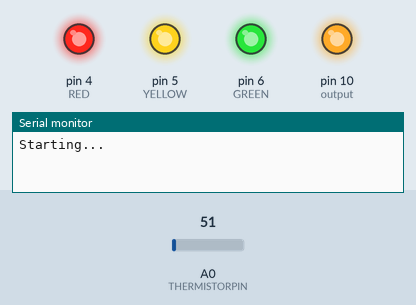
This sketch was run on a simulated Arduino Uno, built with avr-gcc and run on an emulated ATmega328P. On the bench: output pins drawn as LEDs (lit = HIGH), the last lines printed to the serial monitor. The test bench sets the inputs (shaded band); at power-on: A0 (THERMISTORPIN) = 51.

Above: at 0.1 s.
At 0.6 s:
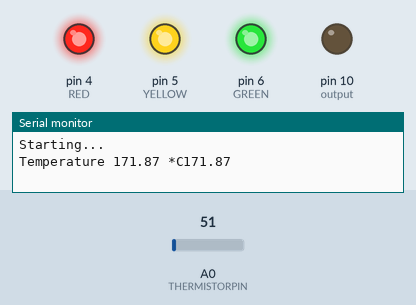
Timing chart, 0 to 2.4 s (numbered marks = the images above):
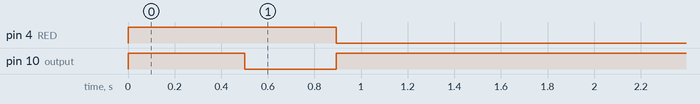

Measured:
- by itself, pin 4 (RED): HIGH → LOW at 0.89 s
- by itself, pin 10 (output): HIGH → LOW at 0.50 s, → HIGH 0.39 s later

The sketch:

ICE.ino
```cpp
#include <EEPROM.h>
#include <TimerOne.h>
#include <SimpleTimer.h>

#define RED 4
#define YELLOW 5
#define GREEN 6

#define THERMISTORPIN A0
// resistance at 25 degrees C
#define THERMISTORNOMINAL 10000
// temp. for nominal resistance (almost always 25 C)
#define TEMPERATURENOMINAL 25
// how many samples to take and average, more takes longer
// but is more 'smooth'
#define NUMSAMPLES 50
// The beta coefficient of the thermistor (usually 3000-4000)
#define BCOEFFICIENT 3950
// the value of the 'other' resistor
#define SERIESRESISTOR 10000

// Debug mode: print algorithm status through the serial port
unsigned int debug = 1;
unsigned int repeatStatusHeader = 100;  // Repeat status header every ... (0-no)
unsigned int statusCount = 1;

// IO pins
const int output = 10;         // PWM output
const int tempPin = A0;        // temperature sensor input

// PWM parameters

// PWM cycle in us
//     us    Freq
//     40    25 KHz   - PWM-controlled fan
//    100    10 KHz
//   1000     1 KHz
//  10000   100 Hz
float cycle = 40;
float dutyMin = 0.0;        // Minimum duy cycle value (some PWM fans need this)
float dutyMax = 100.0;      // Maximum duty cycle value
float duty = dutyMin;       // Initial duty cycle in %
bool dutyInv = false;       // True - invert duty output

// Control parameters
float temp;                 // Filtered (pre-processed) temperature
float tempRaw;              // Temperature read from sensor
float temp0;                // Previous filtered temperature
const float tempMax = 100;  // Maximum allowed target temperature
const float tempMin = 10;   // Minimum allowed target temperature
float targetTemp = 30;    // Initial target temperature
float targetTemp0 = targetTemp;    // Target temperature in the previous cycle

// Sample PID control values
// Interval   kp   ki   kd   applications  stars (* good ** very good *** excelent)
// ---------------------------------------------
//   5000   25  1.2   20  -  small fan in a box (**)
//  10000    5  0.8   10
//  10000   10  0.8   40
//   5000   20  0.4   20  -  fridge
//   5000   10  0.4   10  -  fridge, box (**)
//   5000   15  0.3   20  -
const int controlInterval = 250; // Control loop time interval in ms
float kp = 25;            // Proportional factor power% / C    (5 - 40)     25
float ki = 1.5;           // Integral factor power%/(C * s)    (0.1 - 2)       1
float kd = 50;            // Derivative factor power% * s / C  (0 - 40)    50
float softTemp = 0.5;     // Teemperature softening factor 0<softTemp<=1 (1 no soft)
float delta;              // temp - targetTemp
float dutyInt = 0;        // Integral component
float dutyProp;           // Proportional component
float dutyDer;            // Derivative component
float propMax = 150.0;    // Maximum proportional control component
float intMax = 100.0;     // Maximum integral control component
float derMax = 100.0;     // Maximum derivative control component
float duty0 = 0;          // Duty value in the previous cycle
float dutyKick = 50;      // Minimum duty to start fan from stop
float dutyOff = 3;        // Minimum duty that makes the fan to stop moving
float dutyOn = 8;         // Minimum duty value to force the fan to run
unsigned int fanOff = 0;  // Guessed fan state 1 - fan is off

  ///////////////////////////
 ////  Initial objects  ////
///////////////////////////

// Timed functions timer
SimpleTimer timer;

  ////////////////////////////
 ////  Helper functions  ////
////////////////////////////

int samples[NUMSAMPLES];

float getTempLM35(int analogPin)
{
  uint8_t i;
  float average;

  // take N samples in a row, with a slight delay
  for (i=0; i< NUMSAMPLES; i++) {
   samples[i] = analogRead(THERMISTORPIN);
   delay(1);
  }

  // average all the samples out
  average = 0;
  for (i=0; i< NUMSAMPLES; i++) {
     average += samples[i];
  }
  average /= NUMSAMPLES;

  //Serial.print("Average analog reading ");
  //Serial.println(average);

  // convert the value to resistance
  average = 1023*4 / average - 1;
  average = SERIESRESISTOR / average;
  //Serial.print("Thermistor resistance ");
  //Serial.println(average);

  float steinhart;
  steinhart = average / THERMISTORNOMINAL;     // (R/Ro)
  steinhart = log(steinhart);                  // ln(R/Ro)
  steinhart /= BCOEFFICIENT;                   // 1/B * ln(R/Ro)
  steinhart += 1.0 / (TEMPERATURENOMINAL + 273.15); // + (1/To)
  steinhart = 1.0 / steinhart;                 // Invert
  steinhart -= 273.15;                         // convert to C

  Serial.print("Temperature ");
  Serial.print(steinhart);
  Serial.print(" *C");
  return steinhart;
}

////  PID control loop  ////

void controlLoopPID()
{
  // Read sensor temperature
  tempRaw = getTempLM35(tempPin);
  // Pre-process raw temperature. Average with previous temp using a
  // softening factor
  temp = tempRaw * softTemp + temp0 * (1 - softTemp);
  if ((tempRaw - temp >= 1.0) || (temp - tempRaw >= 1.0)) {
    temp = tempRaw;
  }
  Serial.print("    temp: ");
  Serial.print(temp);

  //
  delta = temp - targetTemp;

  // Calculate proportional component
  dutyProp = constrain(kp * delta, -propMax, propMax);
  // Experiment: cuadratic proportional component: faster response for
  // high deltas
  // dutyProp = kp/2.0 * delta * (1 + abs(delta));
  // dutyProp = constrain(dutyProp, -propMax, propMax);

  // Integral component
  dutyInt = dutyInt + ki * (controlInterval/1000.0) * delta;
  dutyInt = constrain(dutyInt, 40.0, intMax);

  // Derivative component
  dutyDer = kd * (temp - temp0) / controlInterval * 1000;
  dutyDer = constrain(dutyDer, -derMax, derMax);

  // Combine all control components
  duty = dutyProp + dutyInt + dutyDer;

  Serial.print("    P: ");
  Serial.print(dutyProp);
  Serial.print("    I: ");
  Serial.print(dutyInt);
  Serial.print("    D: ");
  Serial.print(dutyDer);

  // Experiment: make derivative comp. be stored in integral part
  //dutyInt = dutyInt + dutyDer;
  //duty = dutyProp + dutyInt;

  // Duty limits
  duty = constrain(duty, dutyMin, dutyMax);

  // Experiment: trim integral component when applying duty limits
  //  if (duty > dutyMax) {
  //    dutyInt = dutyInt - (duty - dutyMax);
  //    duty = dutyMax;
  //  } else if (duty < dutyMin) {
  //    dutyInt = dutyInt - duty;
  //    duty = dutyMin;
  //  }

  // Force fan start if we guess fan was stopped
  if (fanOff == 1 && duty > dutyOn) {
    duty = dutyKick;
    fanOff = 0;
  }
  Serial.print("     Duty: ");
  Serial.println(duty);
  // Guess if fan have stopped
  if (duty < dutyOff)
    fanOff = 1;

  // Save current algorithm values for next loop
  duty0 = duty;
  temp0 = temp;
  targetTemp0 = targetTemp;

  // Invert duty cycle if necessary
  float dutyOut = dutyInv ? 100.0 - duty : duty;

  // Update PWM output timer
  Timer1.setPwmDuty(output, dutyOut / 100.0 * 1023.0);
  if (duty > 66) {
    digitalWrite(RED, LOW);
    digitalWrite(YELLOW, HIGH);
    digitalWrite(GREEN, HIGH);
  } else if (duty > 33) {
    digitalWrite(RED, HIGH);
    digitalWrite(YELLOW, LOW);
    digitalWrite(GREEN, HIGH);
  } else {

    digitalWrite(RED, HIGH);
    digitalWrite(YELLOW, HIGH);
    digitalWrite(GREEN, LOW);
  }
}

////  Sample simple control loop  ////
// Increase duty cycle (fan speed) when temp > targetTemp,
// decrease duty cycle (fan speed) when temp < targetTemp.
void controlLoopSimple()
{
  temp = getTempLM35(tempPin);
  if (temp > targetTemp)
    duty = duty < dutyMax ? duty + 1 : duty;
  else
    duty = duty > 0 ? duty - 1 : duty;

  Timer1.setPwmDuty(output, duty / 100.0 * 1023.0);
}

////  Sample simple control loop imitating a thermostat  ////
void controlLoopThermostatic()
{
  temp = getTempLM35(tempPin);
  if (temp > targetTemp + 0.5)
    duty = dutyMax;
  else if (temp < targetTemp - 0.5)
    duty = 0.0;

  Timer1.setPwmDuty(output, duty / 100.0 * 1023.0);
}

  /////////////////
 ////  Setup  ////
/////////////////

void setup()
{
  pinMode(RED, OUTPUT);
  pinMode(YELLOW, OUTPUT);
  pinMode(GREEN, OUTPUT);
  digitalWrite(RED, HIGH);
  digitalWrite(YELLOW, HIGH);
  digitalWrite(GREEN, HIGH);

  // Serial configuration
  Serial.begin(9600);
  Serial.println("Starting...");


  // Set analog reference to internal 1.1V
  //analogReference(EXTERNAL);

  pinMode(output, OUTPUT);
  // Initial trigger: max speed for 2 s
  digitalWrite(output, HIGH);
  delay(500);

  // Set timer-based pwm
  Timer1.initialize(cycle);
  Timer1.pwm(output, duty / 100.0 * 1023.0);

  // Set callback
  //Timer1.attachInterrupt(callback)

  // Control setup
  temp0 = getTempLM35(tempPin);
  temp = temp0;
  Serial.print(temp);
  timer.setInterval(controlInterval, controlLoopPID);
  // timer.setInterval(controlInterval, controlLoopThermostatic);
}

  /////////////////////
 ////  Main loop  ////
/////////////////////

void loop()
{
  timer.run();
}
```
